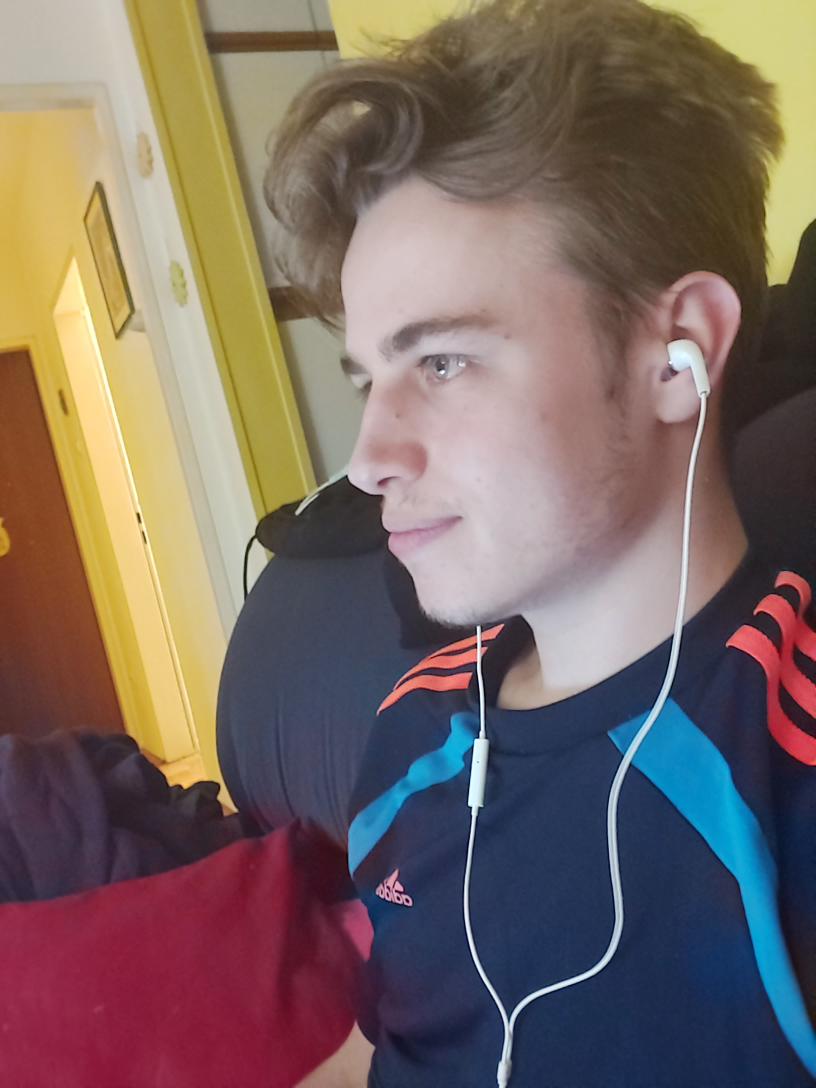
#> input picture TimiGoesViral.jpg, 2448 x 3264 px (shown at 1/3 size)
$ python faceDect.py
#> lines starting #> are read from the running program, lines starting #| are printed output that depends on the picture
import cv2
def ResizeWithAspectRatio(image, width=None, height=None, inter=cv2.INTER_AREA):
    dim = None
    (h, w) = image.shape[:2]

    if width is None and height is None:
        return image
    if width is None:
        r = height / float(h)
        dim = (int(w * r), height)
    else:
        r = width / float(w)
        dim = (width, int(h * r))

    return cv2.resize(image, dim, interpolation=inter)
# Load the cascade
face_cascade = cv2.CascadeClassifier('haarcascade_frontalface_default.xml')
# Read the input image
#for i in range(1,5)
img = cv2.imread('TimiGoesViral.jpg')
#> img is the input picture: shape (3264, 2448, 3); mean B, G, R 97.5, 104.2, 121.4
# Convert into grayscale
gray = cv2.cvtColor(img, cv2.COLOR_BGR2GRAY)
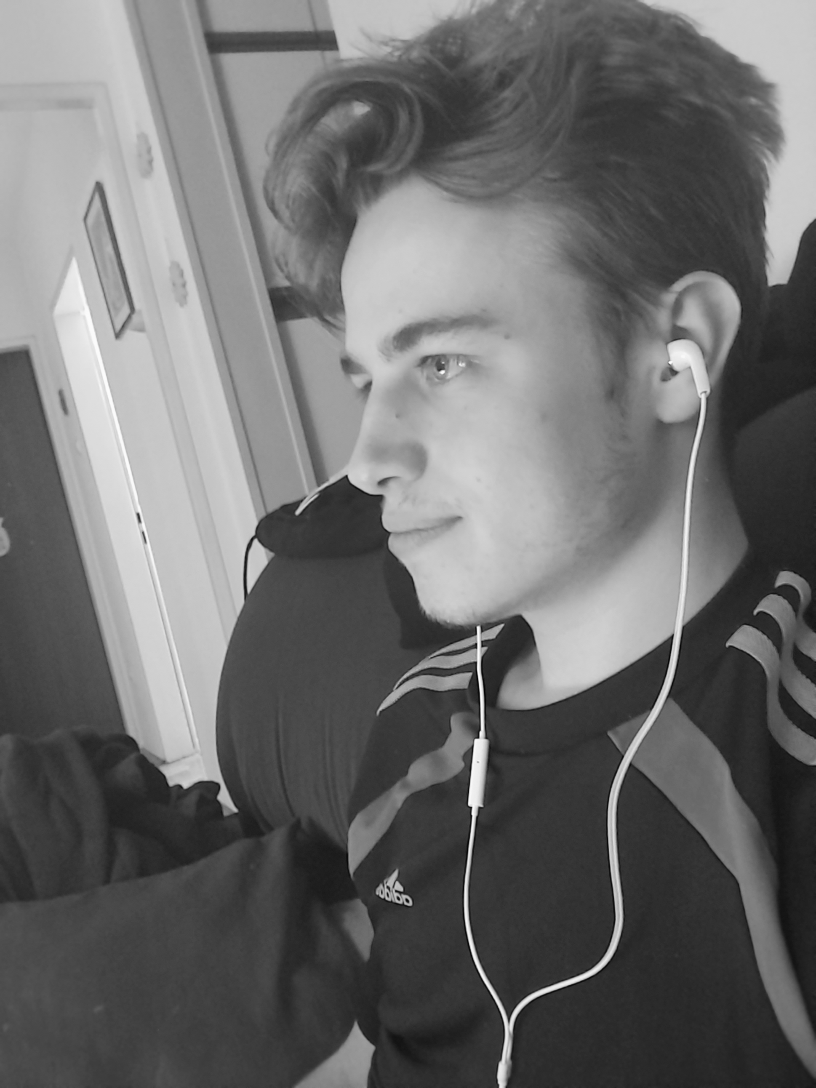
#> gray: shape (3264, 2448) (shown at 1/3 size); min 1, max 255, mean 108.6
# Detect faces
faces = face_cascade.detectMultiScale(gray, 1.1, 4)
#> faces = ()
# Draw rectangle around the faces
for (x, y, w, h) in faces:
    cv2.rectangle(img, (x, y), (x+w, y+h), (255, 0, 0), 2)
#> this loop made 0 passes
# Display the output
resize = ResizeWithAspectRatio(img, width=800) # Resize by width OR
#> in ResizeWithAspectRatio, `return cv2.resize(image, dim, interpolation=inter)`:
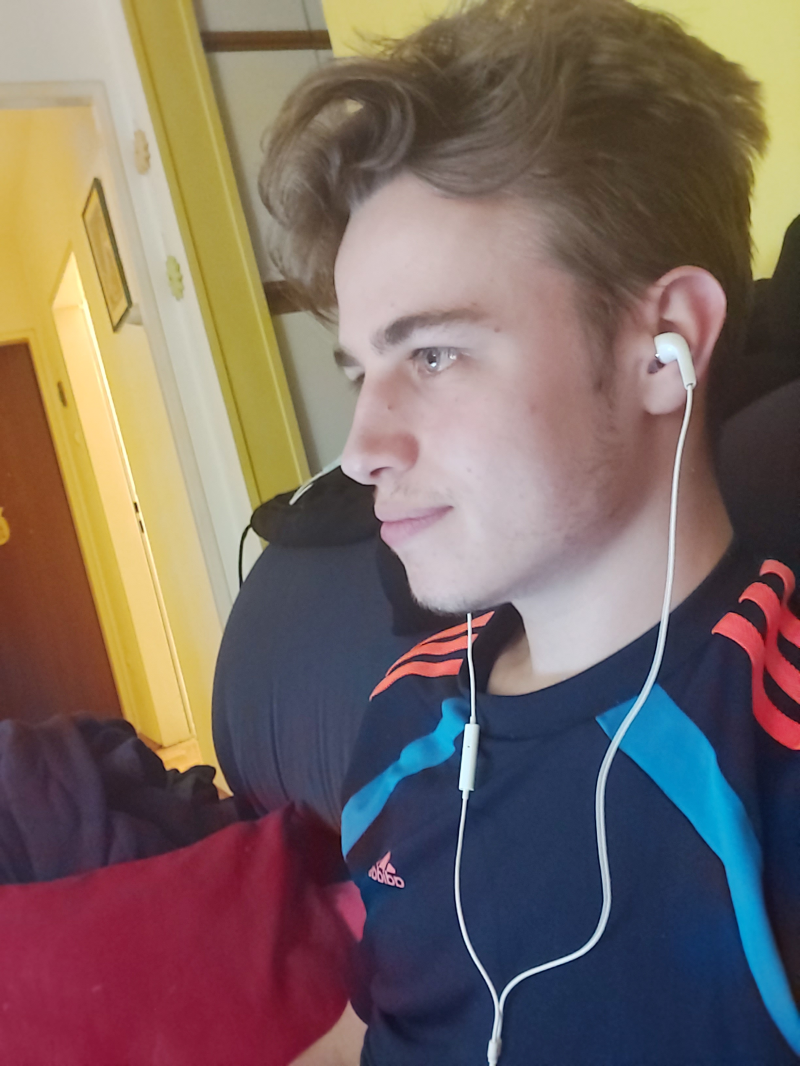
#> returned value: shape (1066, 800, 3); mean of channels 0, 1, 2 97.5, 104.2, 121.4; drawn as B, G, R
resize = ResizeWithAspectRatio(img, height=1000) # Resize by height

cv2.imshow('resize', resize)
#cv2.imshow('img', img)
cv2.waitKey(0)
cv2.destroyAllWindows()

$ run again, with slika2.jpg copied over TimiGoesViral.jpg
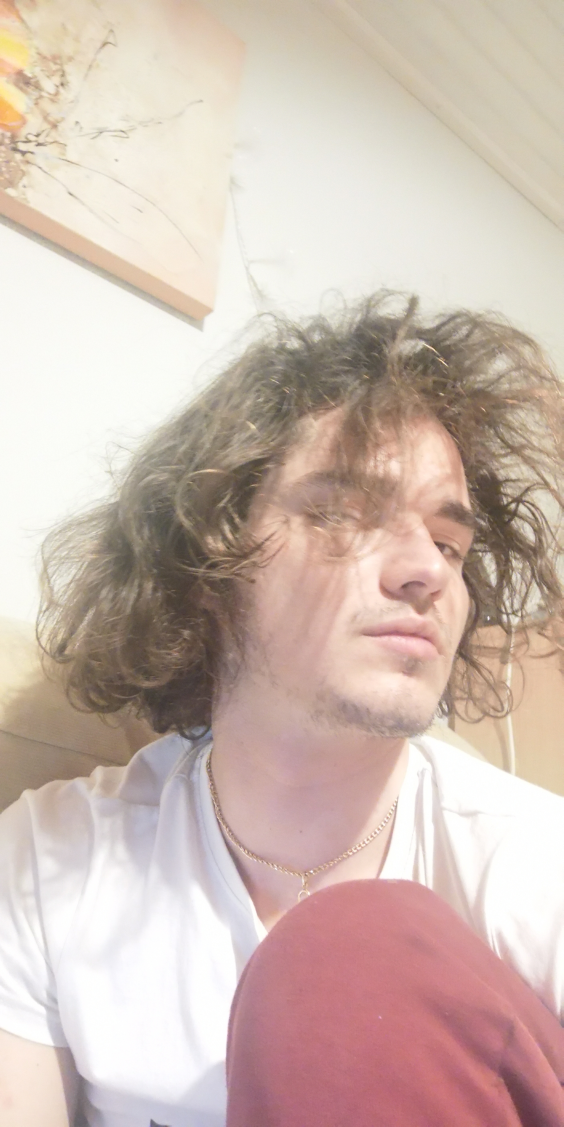
#> input picture slika2.jpg, 2816 x 5632 px (shown at 1/5 size)
#> img is the input picture: shape (5632, 2816, 3); mean B, G, R 177.7, 187.2, 206.6
#> `gray = cv2.cvtColor(img, cv2.COLOR_BGR2GRAY)`:
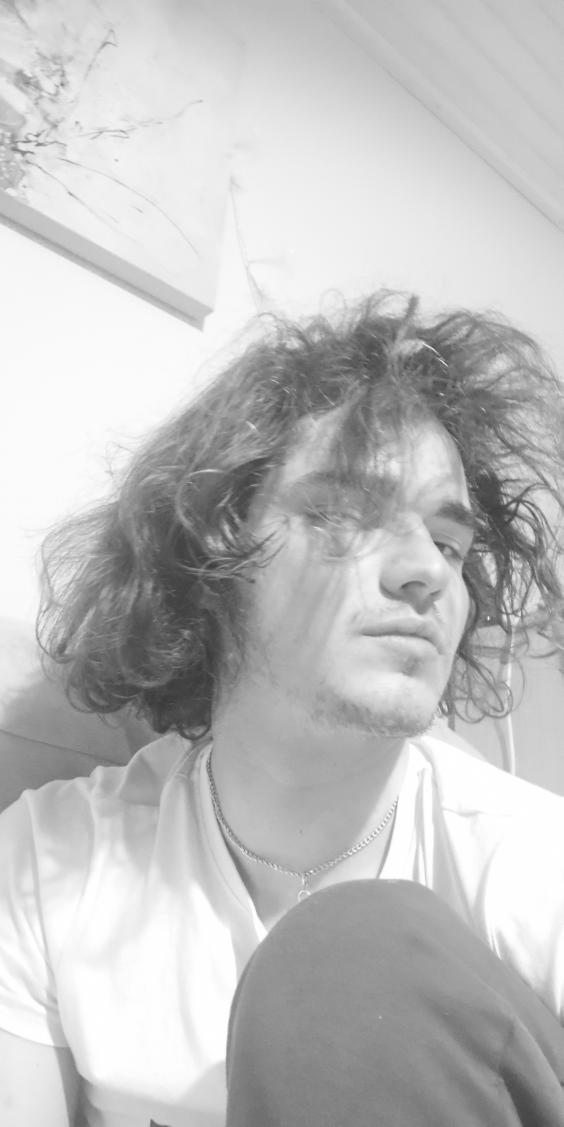
#> gray: shape (5632, 2816) (shown at 1/5 size); min 52, max 255, mean 191.9
#> faces = [[1820, 4052, 154, 154], [1532, 2183, 1034, 1034]]
#> the loop `for (x, y, w, h) in faces:` made 2 passes
#> in ResizeWithAspectRatio (call 2), `return cv2.resize(image, dim, interpolation=inter)`:
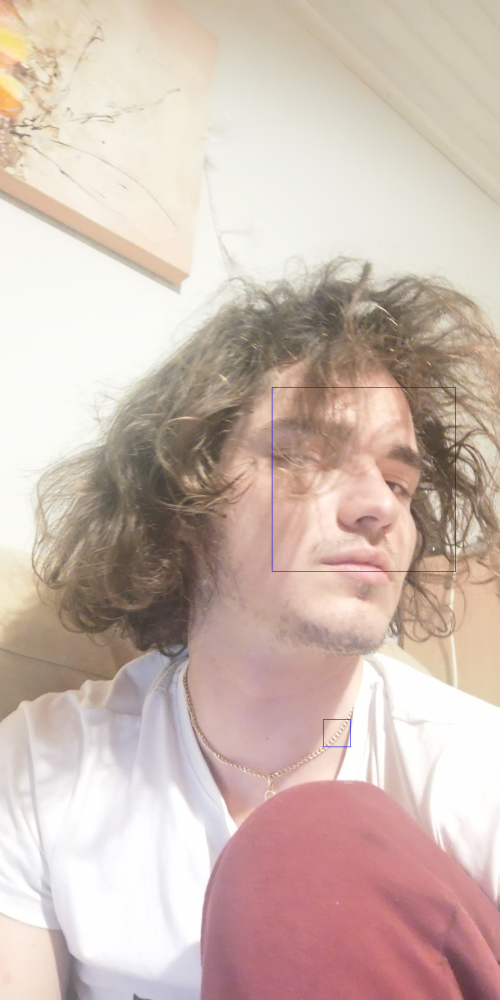
#> returned value: shape (1000, 500, 3); mean of channels 0, 1, 2 177.8, 187, 206.4; drawn as B, G, R

$ run again, with slika3.jpg copied over TimiGoesViral.jpg
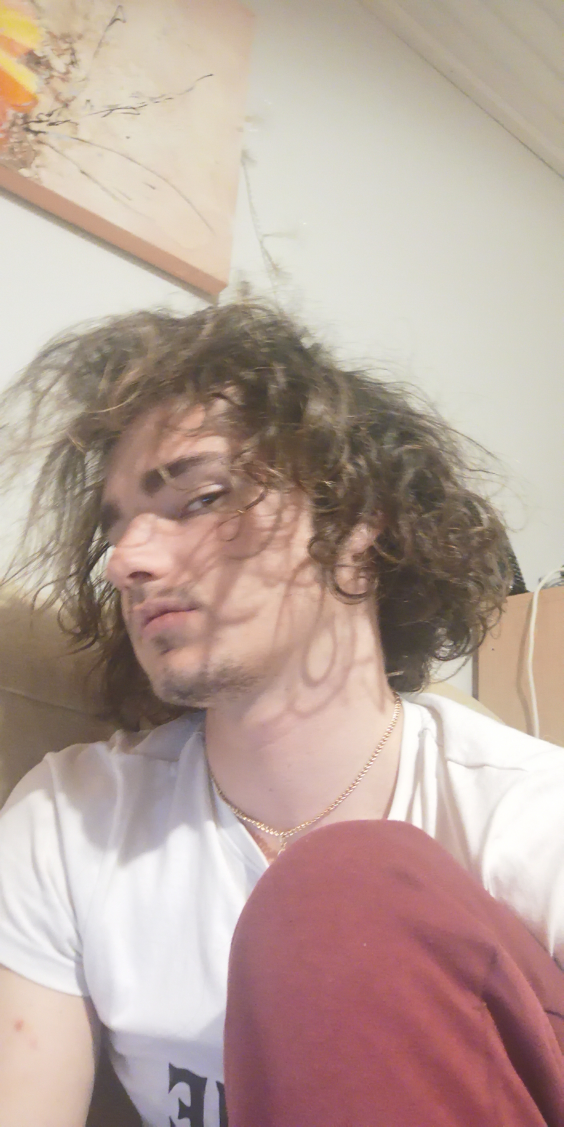
#> input picture slika3.jpg, 2816 x 5632 px (shown at 1/5 size)
#> img is the input picture: shape (5632, 2816, 3); mean B, G, R 154.7, 163.7, 184.6
#> `gray = cv2.cvtColor(img, cv2.COLOR_BGR2GRAY)`:
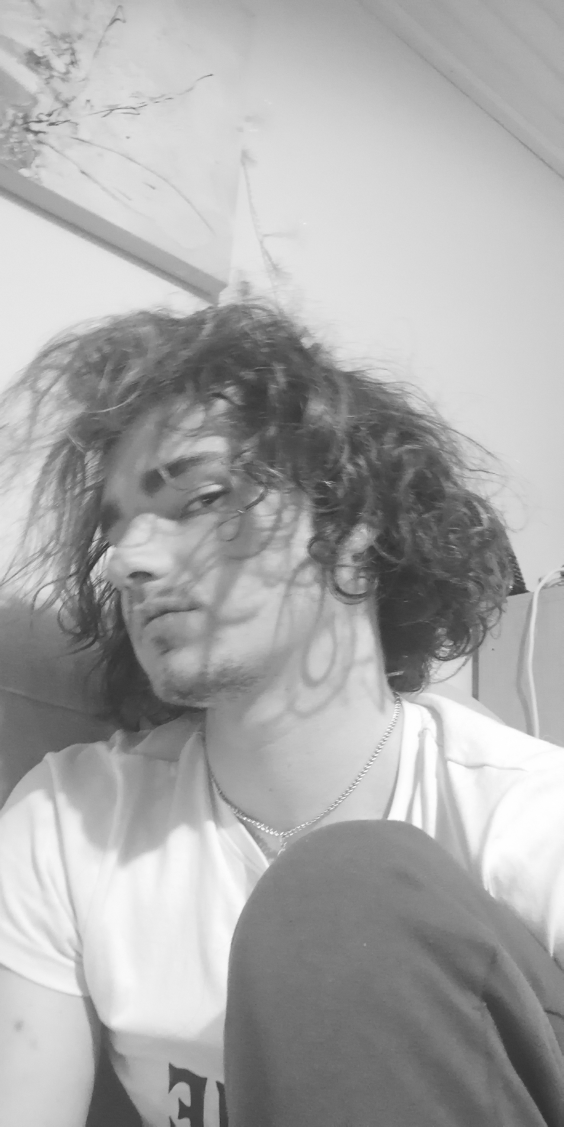
#> gray: shape (5632, 2816) (shown at 1/5 size); min 45, max 255, mean 168.9
#> faces = [[1816, 2212, 56, 56], [1276, 2547, 88, 88], [537, 1890, 82, 82], [2172, 3750, 148, 148], [404, 2386, 148, 148], [1443, 2853, 188, 188]]
#> the loop `for (x, y, w, h) in faces:` made 6 passes
#> in ResizeWithAspectRatio (call 2), `return cv2.resize(image, dim, interpolation=inter)`:
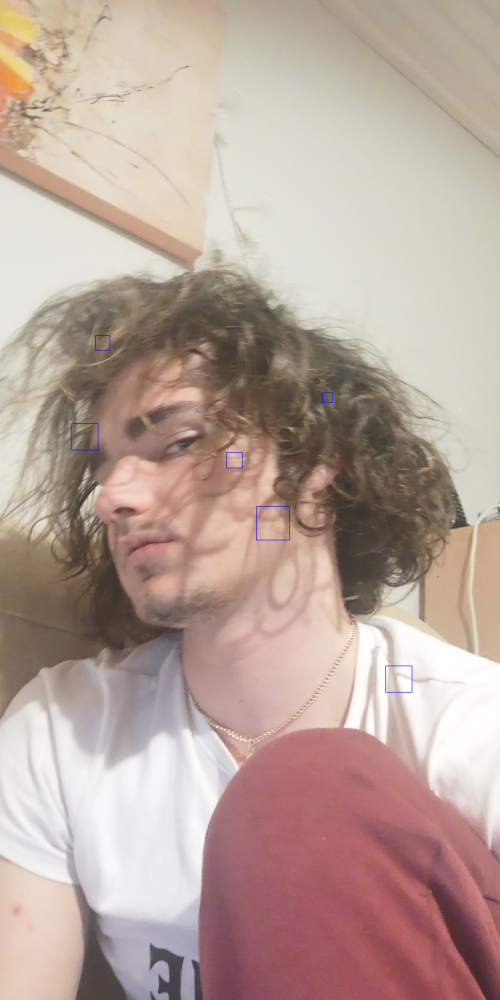
#> returned value: shape (1000, 500, 3); mean of channels 0, 1, 2 154.8, 163.6, 184.5; drawn as B, G, R
